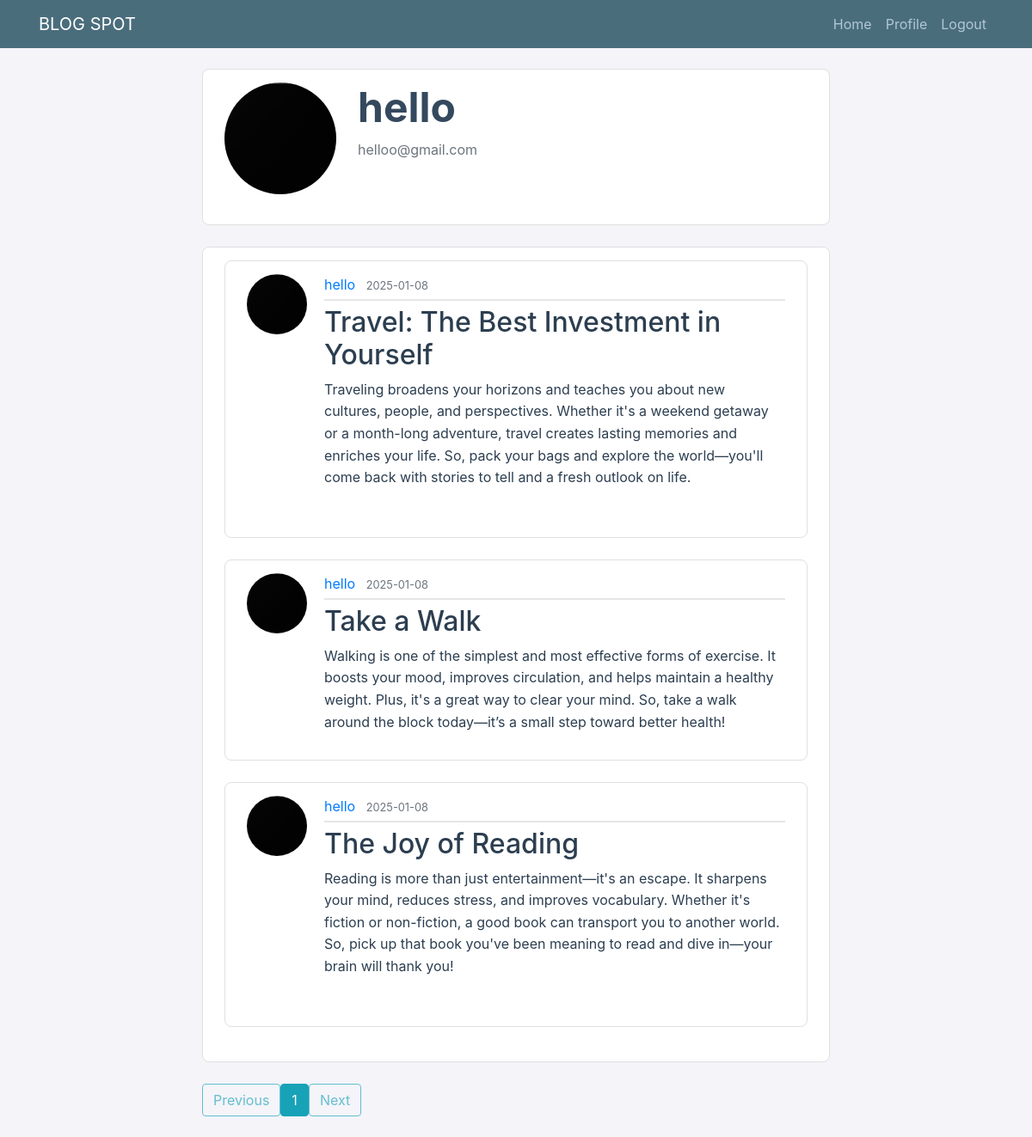
Screenshot of /account/hello (signed in) with the database file from the repository.
### blogweb/models.py (models this page shows, shortened)
class User(db.Model,UserMixin):
    id = db.Column(db.Integer,primary_key=True)
    username = db.Column(db.String(20) , unique=True , nullable = False)
    email = db.Column(db.String(120) , unique=True , nullable = False)
    profile = db.Column(db.String(20),nullable=False,default='default.jpg')
    password = db.Column(db.String(60),nullable=False)
    posts = db.relationship('Post',backref='author',lazy=True)

class Post(db.Model):
    id = db.Column(db.Integer,primary_key=True)
    title=db.Column(db.String(100) ,nullable=False)
    date_posted = db.Column(db.DateTime,nullable=False,default=datetime.utcnow)
    content = db.Column(db.Text,nullable=False)
    user_id = db.Column(db.Integer,db.ForeignKey('user.id'),nullable=False)

### blogweb/main/routes.py (the view, shortened to what this page needs)
@main.route("/account")
@main.route("/account/<username>")
@login_required
def account(username=None):
    profile = url_for('static', filename='profilefile/' + current_user.profile)
    if username:
        page = request.args.get('page', 1, type=int)
        user = User.query.filter_by(username=username).first_or_404()
        posts = Post.query.filter_by(author=user)\
            .order_by(Post.date_posted.desc())\
            .paginate(page=page, per_page=3)
        has_posts = len(posts.items) > 0
        return render_template('account.html', title=f"{user.username}'s Posts", profile=profile, posts=posts, user=user,has_posts=has_posts)

### blogweb/models.py (called while the page is built)
@login_manager.user_loader
def load_user(user_id):
    return User.query.get(int(user_id))

### blogweb/templates/account.html (shortened to what this page needs)
{% extends "layout.html" %}
{% block content %}
    <div class="content-section">
        <div class="media">
            <img class="rounded-circle account-img" src="{{ profile }}">
            <div class="media-body">
                <h2 class="account-heading">{{ user.username if user else current_user.username }}</h2>
                <p class="text-secondary">{{ user.email if user else current_user.email }}</p>
            </div>
        </div>
    </div>
    {% if has_posts %}
        <div class="content-section">
            {% for post in posts.items %}
                <article class="media content-section">
                <img class="rounded-circle article-img" src="{{url_for('static',filename='profilefile/' + post.author.profile)}}">
                <div class="media-body">
                    <div class="article-metadata">
                    <a class="mr-2" href="{{url_for('main.account', username=post.author.username)}} ">{{ post.author.username }}</a>
                    <small class="text-muted">{{ post.date_posted.strftime('%Y-%m-%d') }}</small>
                    </div>
                    <h2><a class="article-title" href="{{ url_for('posts.post',post_id = post.id)}}">{{ post.title }}</a></h2>
                    <p class="article-content">{{ post.content }}</p>
                </div>
                </article>
            {% endfor %}
        </div>
        <div class="pagination">
            {% if posts.has_prev %}
            <a class="btn btn-outline-info mb-4" href="{{ url_for('main.account', page=posts.prev_num) }}">Previous</a>
            {% else %}
            <a class="btn btn-outline-info mb-4 disabled" href="#">Previous</a>
            {% endif %}
            {% for page_num in posts.iter_pages() %}
            {% if page_num %}
                {% if posts.page == page_num %}
                <a class="btn btn-info mb-4" href="{{ url_for('main.account', page=page_num) }}">{{ page_num }}</a>
                {% else %}
                <a class="btn btn-outline-info mb-4" href="{{ url_for('main.account', page=page_num) }}">{{ page_num }}</a>
                {% endif %}
            {% else %}
                <span class="btn btn-outline-info mb-4 disabled">...</span>
            {% endif %}
            {% endfor %}
            {% if posts.has_next %}
            <a class="btn btn-outline-info mb-4" href="{{ url_for('main.account', page=posts.next_num) }}">Next</a>
            {% else %}
            <a class="btn btn-outline-info mb-4 disabled" href="#">Next</a>
            {% endif %}
        </div>
    {% endif %}
{% endblock content %}

### blogweb/static/main.css (style rules this page uses)
body { background: #f4f4f9; color: #2c3e50; margin-top: 5rem; }
h1, h2, h3, h4, h5, h6 { color: #34495e; }
.content-section { background: #ffffff; padding: 15px 25px; border: 1px solid #e0e0e0; border-radius: 8px; margin-bottom: 25px; }
.article-title { color: #2c3e50; }
.article-content { white-space: pre-line; line-height: 1.6; }
.article-img { height: 70px; width: 70px; margin-right: 20px; }
.article-metadata { padding-bottom: 5px; margin-bottom: 6px; border-bottom: 2px solid #e6e6e6; }
.account-img { height: 130px; width: 130px; margin-right: 25px; margin-bottom: 20px; }
.account-heading { font-size: 3rem; font-weight: 700; }

### rows the page displays
User: username "hello", email "helloo@gmail.com"
Post: profile (placeholder picture), author.username "hello", date_posted "2025-01-08", title "Travel: The Best Investment in Yourself", content "Traveling broadens your horizons and teaches you about new cultures, people, and perspectives. Whether it's a weekend getaway or a month-long adventure, travel creates lasting memories and enriches your life. So, pack your bags and explore the world—you'll come back with stories to tell and a fresh outlook on life."
Post: profile (placeholder picture), author.username "hello", date_posted "2025-01-08", title "Take a Walk", content "Walking is one of the simplest and most effective forms of exercise. It boosts your mood, improves circulation, and helps maintain a healthy weight. Plus, it's a great way to clear your mind. So, take a walk around the block today—it’s a small step toward better health!"
Post: profile (placeholder picture), author.username "hello", date_posted "2025-01-08", title "The Joy of Reading", content "Reading is more than just entertainment—it's an escape. It sharpens your mind, reduces stress, and improves vocabulary. Whether it's fiction or non-fiction, a good book can transport you to another world. So, pick up that book you've been meaning to read and dive in—your brain will thank you!"

### other values shown
{{ page_num }} "1"
